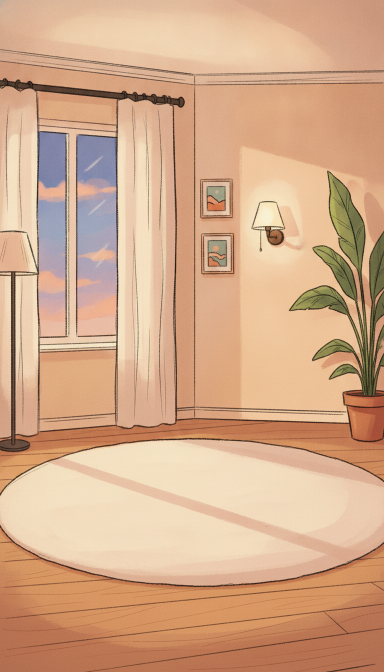
#> input picture videos/bae-question-de-trop/art/src/room-v1.png, 768 x 1344 px (shown at 1/2 size)
$ python build_scene_art.py
#> lines starting #> are read from the running program, lines starting #| are printed output that depends on the picture
"""Prépare les calques du décor et des accessoires (b6/art) à partir des peintures Gemini détourées."""
import math, random
from pathlib import Path
import numpy as np, cv2
from PIL import Image, ImageDraw, ImageFont, ImageFilter
P = Path(__file__).resolve().parents[1]; CUT = P/'art/cut'; SRC = P/'art/src'; OUT = P/'b6/art'; OUT.mkdir(exist_ok=True)
FONT = str(P/'b6/fonts/ArchivoBlack.ttf'); INK = (58, 34, 40, 255)
def fit(im, w=None, h=None):
    s = (w/im.width) if w else (h/im.height); return im.resize((round(im.width*s), round(im.height*s)), Image.Resampling.LANCZOS)
def cut(name): return Image.open(CUT/f'{name}.png').convert('RGBA')

# pièce : couvre le monde 900x1575 (cadre 720x1280 + marge caméra)
room = Image.open(SRC/'room-v1.png').convert('RGB'); s = max(900/room.width, 1575/room.height)
#> further down, room is the input picture: PIL image 768x1344 RGB; mean R, G, B 211.4, 169.7, 137.6
#> after `s = max(900 / room.width, 1575 / room.height)`: s = 1.17
room = room.resize((round(room.width*s), round(room.height*s)), Image.Resampling.LANCZOS)
#> room: PIL image 900x1575 RGB
x0 = (room.width-900)//2; y0 = (room.height-1575)//2; room.crop((x0, y0, x0+900, y0+1575)).convert('RGBA').save(OUT/'room.png')
#> after `x0 = (room.width - 900) // 2`: x0 = 0
#> after `y0 = (room.height - 1575) // 2`: y0 = 0
#> after `x0 = (room.width - 900) // 2`:
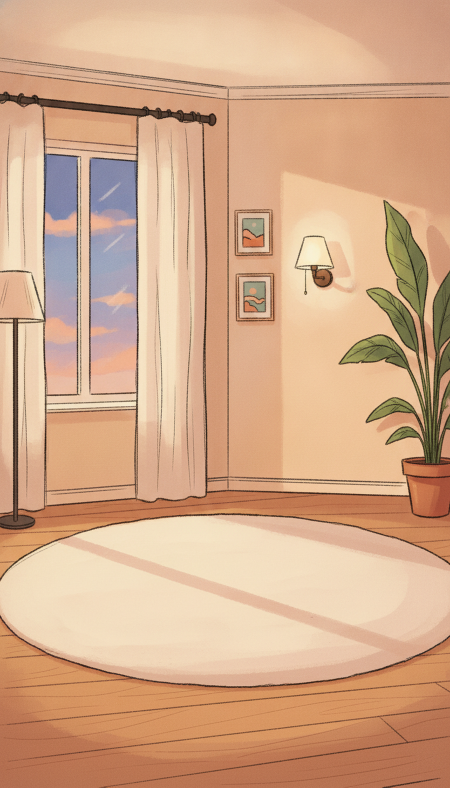
#> saved as room.png: PIL image 900x1575 RGBA (shown at 1/2 size); mean R, G, B, A 211.4, 169.7, 137.6, 255

# canapé : deux moitiés séparées par une déchirure en zigzag
sofa = fit(cut('sofa'), w=640); W, H = sofa.size; random.seed(7)
#> (the run stopped early here; a loop or call above may not have finished)
